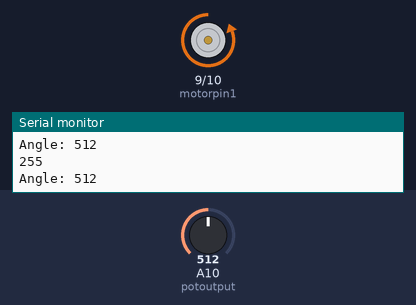
The sketch below on a simulated Arduino Mega 2560, built with avr-gcc and run on an emulated ATmega2560. On the bench: motor-driver pin pairs drawn as motors (green arrow = first pin HIGH = forward, orange = second pin HIGH = backward, longer = more drive, scaled by the enable pin), the last lines printed to the serial monitor. The inputs (shaded band) are chosen by the test bench; at power-on: A10 (potoutput) = 512.

Above: at 1.2 s.
1.3 s: A10 (potoutput) set to 0
At 2.4 s:
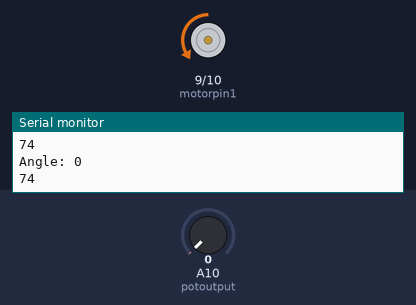
4.3 s: A10 (potoutput) set to 122
At 6.07 s:
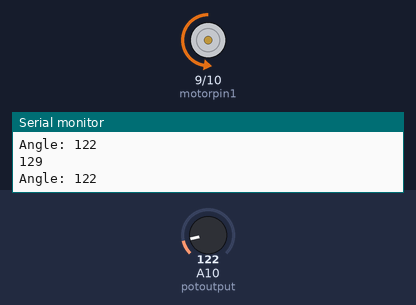
7.3 s: A10 (potoutput) set to 1023
Timing chart, 0 to 10.3 s (numbered marks = the images above; inputs shaded):
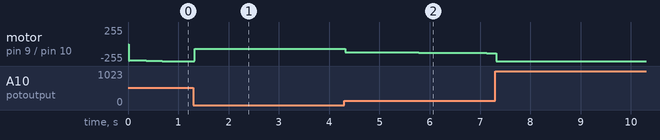

The sketch:

sketch_jan24a.ino
```cpp
float Kp = 50;   // Max deviation = 8-4.5 = 3.5 ||  255/3.5 = 72
float Ki = 0.1;
float Kd = 3;
int potvalue, initangle, targetangle;
//#include <PID_v1.h>
#define potoutput A10
const int motorpin1 = 9;
const int motorpin2 = 10;
const int enable = 6;
float error = 0;
float previousError = 0;
float totalError = 0;
float power = 0;
float avgSensor;
int highval =0;

void PID_program()
{
    //readSensor();
    previousError = error; // save previous error for differential
    error = targetangle - potvalue; // Count how much robot deviate from center
    totalError += error; // Accumulate error for integral

    power = (Kp*error) + (Kd*(error-previousError)) + (Ki*totalError);
    //Serial.println(power);
    highval = 45 + abs(power*190/(Kp*500));  //65-255
    if(highval>255)
    highval = 255;
    Serial.println(highval);
    if(power>0) // Turn left err
    {
        analogWrite(motorpin1, highval); //high
        digitalWrite(motorpin2, LOW);
    }
    else // Turn right
    {
      analogWrite(motorpin2, highval);
      digitalWrite(motorpin1, LOW);
    }
}

void setup() {
 Serial.begin(9600);
 pinMode(potoutput, INPUT);  // 0 to 1023//  --- (v + 512)%1023
 pinMode(enable, OUTPUT);
 pinMode(motorpin1, OUTPUT);
 pinMode(motorpin2, OUTPUT);
 digitalWrite(enable, HIGH);
 initangle = analogRead(potoutput);
 targetangle = (initangle + 512)%1023;
 Serial.print("Iangle: ");
 Serial.println(initangle);
 Serial.print("tangle: ");
 Serial.println(targetangle);

  // put your setup code here, to run once:

}

void loop() {
  delay(10);
  potvalue = analogRead(potoutput);
  Serial.print("Angle: ");
  Serial.println(potvalue);
  PID_program();
  //analogWrite(motorpin1, 65);
  //analogWrite(motorpin2, 0);


  // put your main code here, to run repeatedly:

}
```

Measured:
- after the input at 1.3 s, motor on pin 9 (motorpin1) / pin 10 (motorpin2): backward 255/255 → backward 74/255 at once, → backward 73/255 2.6 s later
